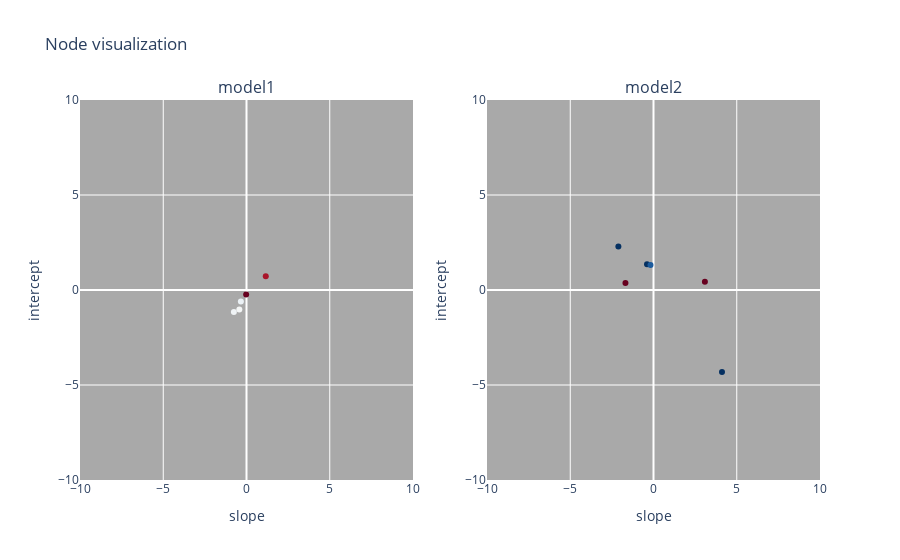

This figure's notebook cell:
### Code cell
# with plotly, in 1*2 grid, visualize the nodes1 and nodes2
fig = make_subplots(rows=1, cols=2, subplot_titles=("model1", "model2"))
# fig background color
fig.update_layout(plot_bgcolor="darkgrey")
fig.add_trace(
    go.Scatter(
        x=nodes1[:, 0],
        y=nodes1[:, 1],
        mode="markers",
        marker=dict(color=strengths1, colorscale="RdBu", cmin=-2, cmax=2),
        showlegend=False,
    ),
    row=1,
    col=1,
)
fig.add_trace(
    go.Scatter(
        x=nodes2[:, 0],
        y=nodes2[:, 1],
        mode="markers",
        marker=dict(color=strengths2, colorscale="RdBu", cmin=-2, cmax=2),
        showlegend=False,
    ),
    row=1,
    col=2,
)
# axis names
fig.update_xaxes(title_text="slope", row=1, col=1)
fig.update_xaxes(title_text="slope", row=1, col=2)
fig.update_yaxes(title_text="intercept", row=1, col=1)
fig.update_yaxes(title_text="intercept", row=1, col=2)
# axis ranges
fig.update_xaxes(range=[-10, 10], row=1, col=1)
fig.update_xaxes(range=[-10, 10], row=1, col=2)
fig.update_yaxes(range=[-10, 10], row=1, col=1)
fig.update_yaxes(range=[-10, 10], row=1, col=2)

fig.update_layout(title_text="Node visualization")

# show strength when hover
fig.update_traces(
    hovertemplate="strength: %{marker.color:.2f}",
)

fig.show()

### Figure 1 — Plotly figure (JSON) as saved in the notebook; plotly's stock layout.template omitted (floating-point values rounded to 4 significant figures)
{"data": [{"hovertemplate": "strength: %{marker.color:.2f}", "marker": {"cmax": 2, "cmin": -2, "color": [0.08829, -2.2, -1.647, 0.1232, 0.02874, -2.252], "colorscale": [[0, "rgb(103,0,31)"], [0.1, "rgb(178,24,43)"], [0.2, "rgb(214,96,77)"], [0.3, "rgb(244,165,130)"], [0.4, "rgb(253,219,199)"], [0.5, "rgb(247,247,247)"], [0.6, "rgb(209,229,240)"], [0.7, "rgb(146,197,222)"], [0.8, "rgb(67,147,195)"], [0.9, "rgb(33,102,172)"], [1, "rgb(5,48,97)"]]}, "mode": "markers", "showlegend": false, "type": "scatter", "x": [-0.7584, 13.49, 1.157, -0.3366, -0.4298, -0.02095], "xaxis": "x", "y": [-1.153, 2.365, 0.7284, -0.6101, -1.023, -0.2334], "yaxis": "y"}, {"hovertemplate": "strength: %{marker.color:.2f}", "marker": {"cmax": 2, "cmin": -2, "color": [2.175, 1.678, -3.709, 5.184, -2.998, 3.559], "colorscale": [[0, "rgb(103,0,31)"], [0.1, "rgb(178,24,43)"], [0.2, "rgb(214,96,77)"], [0.3, "rgb(244,165,130)"], [0.4, "rgb(253,219,199)"], [0.5, "rgb(247,247,247)"], [0.6, "rgb(209,229,240)"], [0.7, "rgb(146,197,222)"], [0.8, "rgb(67,147,195)"], [0.9, "rgb(33,102,172)"], [1, "rgb(5,48,97)"]]}, "mode": "markers", "showlegend": false, "type": "scatter", "x": [-0.3892, -0.1812, 3.086, 4.113, -1.684, -2.109], "xaxis": "x2", "y": [1.357, 1.319, 0.4287, -4.318, 0.3628, 2.294], "yaxis": "y2"}], "layout": {"annotations": [{"font": {"size": 16}, "showarrow": false, "text": "model1", "x": 0.225, "xanchor": "center", "xref": "paper", "y": 1, "yanchor": "bottom", "yref": "paper"}, {"font": {"size": 16}, "showarrow": false, "text": "model2", "x": 0.775, "xanchor": "center", "xref": "paper", "y": 1, "yanchor": "bottom", "yref": "paper"}], "plot_bgcolor": "darkgrey", "title": {"text": "Node visualization"}, "xaxis": {"anchor": "y", "domain": [0, 0.45], "range": [-10, 10], "title": {"text": "slope"}}, "xaxis2": {"anchor": "y2", "domain": [0.55, 1], "range": [-10, 10], "title": {"text": "slope"}}, "yaxis": {"anchor": "x", "domain": [0, 1], "range": [-10, 10], "title": {"text": "intercept"}}, "yaxis2": {"anchor": "x2", "domain": [0, 1], "range": [-10, 10], "title": {"text": "intercept"}}}}
